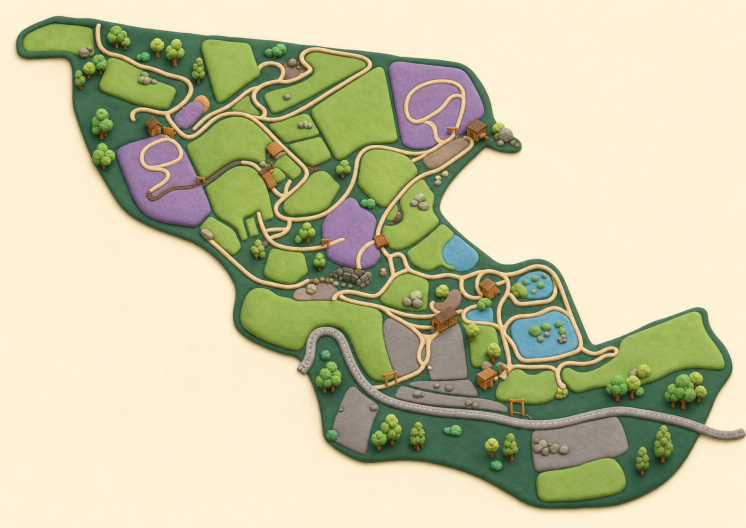
#> input picture assets/park_map.png, 1491 x 1055 px (shown at 1/2 size)
$ python generate_artwork.py ../assets/optimized/park_map-1491.webp
#> lines starting #> are read from the running program, lines starting #| are printed output that depends on the picture
"""Generate runtime art without changing source PNGs. Requires Pillow 11.3.0.

Run: py -3.13 tool/generate_artwork.py
Verify: py -3.13 tool/generate_artwork.py --check
"""
from pathlib import Path
from concurrent.futures import ThreadPoolExecutor
import hashlib
import json
import sys
import re
from PIL import Image

ROOT = Path(__file__).resolve().parents[1]
OUT = ROOT / 'assets/optimized'
GROUPS = ('level_art', 'animal_markers', 'match3', 'mahjong', 'solitaire', 'sokoban', 'food_sort')
SOURCES = sorted({p for group in GROUPS for p in (ROOT / 'assets' / group).rglob('*.png')} |
                 {ROOT / 'assets/park_map.png'})

def build(source):
    logical = source.relative_to(ROOT).as_posix()
    digest = hashlib.sha256(source.read_bytes()).hexdigest()
    image = Image.open(source)
    background = ('level_art/' in logical or logical.endswith('cover.png') or
                  '/background-' in logical)
    widths = sorted({min(w, image.width) for w in (320, 640, 1280, image.width)}) if background else [image.width]
    variants = []
    for width in widths:
        target = OUT / source.relative_to(ROOT / 'assets').with_suffix('')
        target = target.parent / (target.name + f'-{width}.webp')
        target.parent.mkdir(parents=True, exist_ok=True)
        resized = image.copy()
        if width < image.width:
            resized = image.resize((width, max(1, round(image.height * width / image.width))), Image.Resampling.LANCZOS)
        resized.save(target, 'WEBP', quality=90, lossless=not background, method=6, exact=True)
        variants.append({'width': resized.width, 'height': resized.height,
                         'path': target.relative_to(ROOT).as_posix(), 'bytes': target.stat().st_size,
                         'sha256': hashlib.sha256(target.read_bytes()).hexdigest()})
    return logical, {'sha256': digest, 'sourceBytes': source.stat().st_size, 'variants': variants}

def main():
    manifest_path = OUT / 'manifest.json'
    if '--check' in sys.argv:
        manifest = json.loads(manifest_path.read_text(encoding='utf-8'))
        assert set(manifest) == {p.relative_to(ROOT).as_posix() for p in SOURCES}, 'source inventory changed'
        for path, entry in manifest.items():
            assert hashlib.sha256((ROOT / path).read_bytes()).hexdigest() == entry['sha256'], path
            for variant in entry['variants']:
                assert (ROOT / variant['path']).stat().st_size == variant['bytes'], variant['path']
                assert hashlib.sha256((ROOT / variant['path']).read_bytes()).hexdigest() == variant['sha256'], variant['path']
        dart = (ROOT / 'lib/shared/artwork_manifest.dart').read_text(encoding='utf8')
        declarations = re.findall(r'"([^"]+\.png)":\s*\[(.*?)\]', dart, re.S)
        assert {logical for logical, _ in declarations} == set(manifest), 'Dart inventory changed'
        for logical, records in declarations:
            parsed = re.findall(r'path:\s*"([^"]+)",\s*width:\s*(\d+),\s*height:\s*(\d+)', records)
            assert parsed == [(v['path'], str(v['width']), str(v['height'])) for v in manifest[logical]['variants']], logical
        print(f'Artwork manifest verified: {len(manifest)} sources')
        return
    OUT.mkdir(parents=True, exist_ok=True)
    canonical = {}
    aliases = {}
    for source in SOURCES:
        digest = hashlib.sha256(source.read_bytes()).hexdigest()
        original = canonical.setdefault(digest, source)
        aliases[source.relative_to(ROOT).as_posix()] = original.relative_to(ROOT).as_posix()
    with ThreadPoolExecutor(max_workers=4) as pool:
        generated = dict(pool.map(build, canonical.values()))
#> in build, image is the input picture: PIL image 1491x1055 RGB; mean R, G, B 197.1, 195.6, 160.6
#> after the loop in build, `for width in widths:`: variants = 1 item
#> in build (call 2), `logical = source.relative_to(ROOT).as_posix()`: logical = 'assets/sokoban/cover.png'
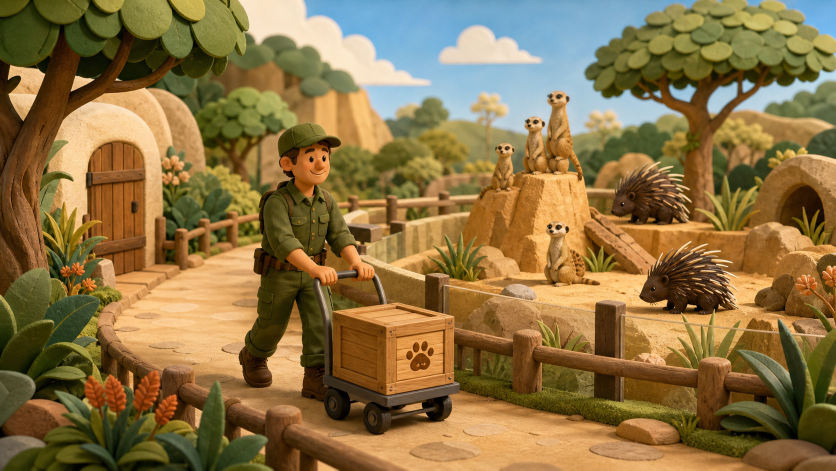
#> input picture assets/sokoban/cover.png, 1672 x 941 px (shown at 1/2 size)
#> in build, image is the input picture: PIL image 1672x941 RGB; mean R, G, B 138.8, 114.1, 68.3
#> in build (call 2), `background = ('level_art/' in logical or logical.endswith('cover.png')..`: background = True
#> in build (call 2), `widths = sorted({min(w, image.width) for w in (320, 640, 1280, image.w..`: widths = [320, 640, 1280, 1672]
#> the loop in build, `for width in widths:` made 1 pass
#> width on pass 1: 320
#> pass 1, in build (call 2), `resized = image.resize((width, max(1, round(image.height * width / ima..`:
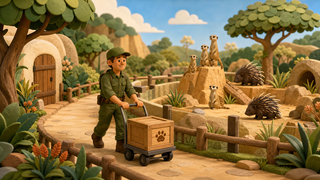
#> resized: PIL image 320x180 RGB; mean R, G, B 138.8, 114.1, 68.3
#> after the loop in build, `for width in widths:`: variants = []
    manifest = {logical: generated[original] for logical, original in aliases.items()}
    referenced = {variant['path'] for entry in manifest.values() for variant in entry['variants']}
    for stale in OUT.rglob('*.webp'):
        assert stale.resolve().is_relative_to(OUT.resolve())
        if stale.relative_to(ROOT).as_posix() not in referenced:
            stale.unlink()
    manifest_path.write_text(json.dumps(manifest, indent=2, ensure_ascii=False) + '\n', encoding='utf-8')
    dart = '// Generated by tool/generate_artwork.py. Do not edit.\n'
    dart += 'const artworkVariants = <String, List<({String path, int width, int height})>>{\n'
    for logical, entry in manifest.items():
        dart += f'  {json.dumps(logical)}: [\n'
        for v in entry['variants']:
            dart += f'    (path: {json.dumps(v["path"])}, width: {v["width"]}, height: {v["height"]}),\n'
        dart += '  ],\n'
    dart += '};\n'
    (ROOT / 'lib/shared/artwork_manifest.dart').write_text(dart, encoding='utf-8')
    print(f'{len(manifest)} sources; {sum((ROOT / path).stat().st_size for path in referenced):,} runtime bytes')

if __name__ == '__main__':
#> (the run stopped early here; a loop or call above may not have finished)
